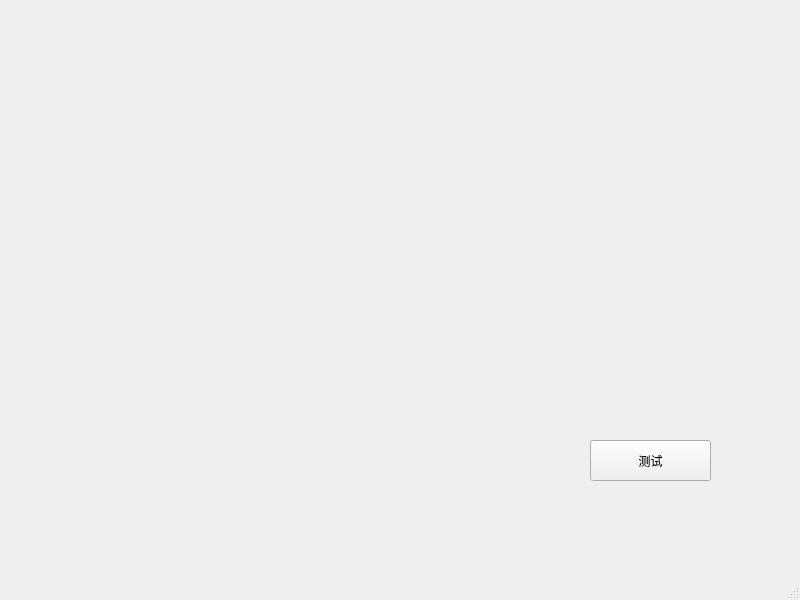
<?xml version="1.0" encoding="UTF-8"?>
<ui version="4.0">
 <class>Entrance</class>
 <widget class="QMainWindow" name="Entrance">
  <property name="geometry">
   <rect>
    <x>0</x>
    <y>0</y>
    <width>800</width>
    <height>600</height>
   </rect>
  </property>
  <property name="windowTitle">
   <string>Entrance</string>
  </property>
  <widget class="QWidget" name="centralwidget">
   <widget class="QPushButton" name="pushButton">
    <property name="geometry">
     <rect>
      <x>590</x>
      <y>440</y>
      <width>121</width>
      <height>41</height>
     </rect>
    </property>
    <property name="text">
     <string>测试</string>
    </property>
   </widget>
  </widget>
  <widget class="QMenuBar" name="menubar">
   <property name="geometry">
    <rect>
     <x>0</x>
     <y>0</y>
     <width>800</width>
     <height>26</height>
    </rect>
   </property>
  </widget>
  <widget class="QStatusBar" name="statusbar"/>
 </widget>
 <resources/>
 <connections/>
</ui>
